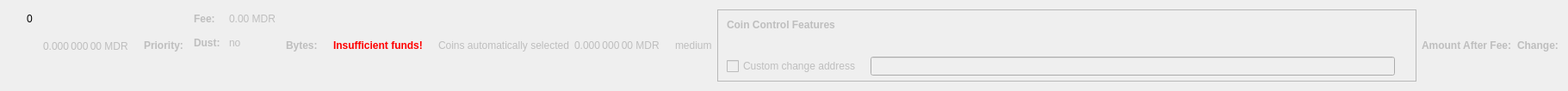
    <widget class="QWidget" name="dummyHideWidget" native="true">
     <property name="maximumSize">
      <size>
       <width>100</width>
       <height>22</height>
      </size>
     </property>
     <layout class="QHBoxLayout" name="dummyHideLayout">
      <item>
       <layout class="QFormLayout" name="formLayoutCoinControl1">
        <property name="horizontalSpacing">
         <number>10</number>
        </property>
        <property name="verticalSpacing">
         <number>14</number>
        </property>
        <property name="leftMargin">
         <number>10</number>
        </property>
        <property name="topMargin">
         <number>4</number>
        </property>
        <property name="rightMargin">
         <number>6</number>
        </property>
        <item row="0" column="1">
         <widget class="QLabel" name="labelCoinControlBytes">
          <property name="cursor">
           <cursorShape>IBeamCursor</cursorShape>
          </property>
          <property name="contextMenuPolicy">
           <enum>Qt::ActionsContextMenu</enum>
          </property>
          <property name="text">
           <string notr="true">0</string>
          </property>
          <property name="textInteractionFlags">
           <set>Qt::LinksAccessibleByMouse|Qt::TextSelectableByKeyboard|Qt::TextSelectableByMouse</set>
          </property>
         </widget>
        </item>
       </layout>
      </item>
      <item>
       <widget class="QLabel" name="labelCoinControlAfterFee">
        <property name="enabled">
         <bool>false</bool>
        </property>
        <property name="sizePolicy">
         <sizepolicy hsizetype="Fixed" vsizetype="Fixed">
          <horstretch>0</horstretch>
          <verstretch>0</verstretch>
         </sizepolicy>
        </property>
        <property name="minimumSize">
         <size>
          <width>111</width>
          <height>12</height>
         </size>
        </property>
        <property name="maximumSize">
         <size>
          <width>111</width>
          <height>12</height>
         </size>
        </property>
        <property name="cursor">
         <cursorShape>IBeamCursor</cursorShape>
        </property>
        <property name="contextMenuPolicy">
         <enum>Qt::ActionsContextMenu</enum>
        </property>
        <property name="text">
         <string notr="true">0.000 000 00 MDR</string>
        </property>
        <property name="textInteractionFlags">
         <set>Qt::LinksAccessibleByMouse|Qt::TextSelectableByKeyboard|Qt::TextSelectableByMouse</set>
        </property>
       </widget>
      </item>
      <item>
       <widget class="QLabel" name="labelCoinControlPriorityText">
        <property name="enabled">
         <bool>false</bool>
        </property>
        <property name="font">
         <font>
          <weight>75</weight>
          <bold>true</bold>
         </font>
        </property>
        <property name="text">
         <string>Priority:</string>
        </property>
       </widget>
      </item>
      <item>
       <layout class="QHBoxLayout" name="horizontalLayout"/>
      </item>
      <item>
       <layout class="QFormLayout" name="formLayoutCoinControl3">
        <property name="horizontalSpacing">
         <number>10</number>
        </property>
        <property name="verticalSpacing">
         <number>14</number>
        </property>
        <property name="leftMargin">
         <number>6</number>
        </property>
        <property name="topMargin">
         <number>4</number>
        </property>
        <property name="rightMargin">
         <number>6</number>
        </property>
        <item row="0" column="0">
         <widget class="QLabel" name="labelCoinControlFeeText">
          <property name="enabled">
           <bool>false</bool>
          </property>
          <property name="font">
           <font>
            <weight>75</weight>
            <bold>true</bold>
           </font>
          </property>
          <property name="text">
           <string>Fee:</string>
          </property>
          <property name="margin">
           <number>0</number>
          </property>
         </widget>
        </item>
        <item row="0" column="1">
         <widget class="QLabel" name="labelCoinControlFee">
          <property name="enabled">
           <bool>false</bool>
          </property>
          <property name="cursor">
           <cursorShape>IBeamCursor</cursorShape>
          </property>
          <property name="contextMenuPolicy">
           <enum>Qt::ActionsContextMenu</enum>
          </property>
          <property name="text">
           <string notr="true">0.00 MDR</string>
          </property>
          <property name="textInteractionFlags">
           <set>Qt::LinksAccessibleByMouse|Qt::TextSelectableByKeyboard|Qt::TextSelectableByMouse</set>
          </property>
         </widget>
        </item>
        <item row="1" column="0">
         <widget class="QLabel" name="labelCoinControlLowOutputText">
          <property name="enabled">
           <bool>false</bool>
          </property>
          <property name="font">
           <font>
            <weight>75</weight>
            <bold>true</bold>
           </font>
          </property>
          <property name="text">
           <string>Dust:</string>
          </property>
         </widget>
        </item>
        <item row="1" column="1">
         <widget class="QLabel" name="labelCoinControlLowOutput">
          <property name="enabled">
           <bool>false</bool>
          </property>
          <property name="cursor">
           <cursorShape>IBeamCursor</cursorShape>
          </property>
          <property name="contextMenuPolicy">
           <enum>Qt::ActionsContextMenu</enum>
          </property>
          <property name="text">
           <string>no</string>
          </property>
          <property name="textInteractionFlags">
           <set>Qt::LinksAccessibleByMouse|Qt::TextSelectableByKeyboard|Qt::TextSelectableByMouse</set>
          </property>
         </widget>
        </item>
       </layout>
      </item>
      <item>
       <widget class="QLabel" name="labelCoinControlBytesText">
        <property name="enabled">
         <bool>false</bool>
        </property>
        <property name="font">
         <font>
          <weight>75</weight>
          <bold>true</bold>
         </font>
        </property>
        <property name="text">
         <string>Bytes:</string>
        </property>
       </widget>
      </item>
      <item>
       <layout class="QFormLayout" name="formLayoutCoinControl2">
        <property name="horizontalSpacing">
         <number>10</number>
        </property>
        <property name="verticalSpacing">
         <number>14</number>
        </property>
        <property name="leftMargin">
         <number>6</number>
        </property>
        <property name="topMargin">
         <number>4</number>
        </property>
        <property name="rightMargin">
         <number>6</number>
        </property>
       </layout>
      </item>
      <item>
       <layout class="QHBoxLayout" name="horizontalLayoutCoinControl2">
        <property name="spacing">
         <number>8</number>
        </property>
        <property name="bottomMargin">
         <number>10</number>
        </property>
       </layout>
      </item>
      <item>
       <widget class="QLabel" name="labelCoinControlInsuffFunds">
        <property name="enabled">
         <bool>false</bool>
        </property>
        <property name="minimumSize">
         <size>
          <width>0</width>
          <height>0</height>
         </size>
        </property>
        <property name="font">
         <font>
          <weight>75</weight>
          <bold>true</bold>
         </font>
        </property>
        <property name="styleSheet">
         <string notr="true">color:red;font-weight:bold;</string>
        </property>
        <property name="text">
         <string>Insufficient funds!</string>
        </property>
        <property name="margin">
         <number>5</number>
        </property>
       </widget>
      </item>
      <item>
       <layout class="QFormLayout" name="formLayoutCoinControl4">
        <property name="horizontalSpacing">
         <number>10</number>
        </property>
        <property name="verticalSpacing">
         <number>14</number>
        </property>
        <property name="leftMargin">
         <number>6</number>
        </property>
        <property name="topMargin">
         <number>4</number>
        </property>
        <property name="rightMargin">
         <number>6</number>
        </property>
       </layout>
      </item>
      <item>
       <widget class="QLabel" name="labelCoinControlAutomaticallySelected">
        <property name="enabled">
         <bool>false</bool>
        </property>
        <property name="sizePolicy">
         <sizepolicy hsizetype="Fixed" vsizetype="Fixed">
          <horstretch>0</horstretch>
          <verstretch>0</verstretch>
         </sizepolicy>
        </property>
        <property name="minimumSize">
         <size>
          <width>0</width>
          <height>0</height>
         </size>
        </property>
        <property name="maximumSize">
         <size>
          <width>240</width>
          <height>16777215</height>
         </size>
        </property>
        <property name="text">
         <string>Coins automatically selected</string>
        </property>
        <property name="margin">
         <number>5</number>
        </property>
       </widget>
      </item>
      <item>
       <widget class="QLabel" name="labelCoinControlChange">
        <property name="enabled">
         <bool>false</bool>
        </property>
        <property name="sizePolicy">
         <sizepolicy hsizetype="Fixed" vsizetype="Fixed">
          <horstretch>0</horstretch>
          <verstretch>0</verstretch>
         </sizepolicy>
        </property>
        <property name="minimumSize">
         <size>
          <width>111</width>
          <height>0</height>
         </size>
        </property>
        <property name="maximumSize">
         <size>
          <width>111</width>
          <height>16777215</height>
         </size>
        </property>
        <property name="cursor">
         <cursorShape>IBeamCursor</cursorShape>
        </property>
        <property name="contextMenuPolicy">
         <enum>Qt::ActionsContextMenu</enum>
        </property>
        <property name="text">
         <string notr="true">0.000 000 00 MDR</string>
        </property>
        <property name="textInteractionFlags">
         <set>Qt::LinksAccessibleByMouse|Qt::TextSelectableByKeyboard|Qt::TextSelectableByMouse</set>
        </property>
       </widget>
      </item>
      <item>
       <widget class="QLabel" name="labelCoinControlPriority">
        <property name="enabled">
         <bool>false</bool>
        </property>
        <property name="cursor">
         <cursorShape>IBeamCursor</cursorShape>
        </property>
        <property name="contextMenuPolicy">
         <enum>Qt::ActionsContextMenu</enum>
        </property>
        <property name="text">
         <string>medium</string>
        </property>
        <property name="textInteractionFlags">
         <set>Qt::LinksAccessibleByMouse|Qt::TextSelectableByKeyboard|Qt::TextSelectableByMouse</set>
        </property>
       </widget>
      </item>
      <item>
       <widget class="QFrame" name="frameCoinControl">
        <property name="sizePolicy">
         <sizepolicy hsizetype="Expanding" vsizetype="Expanding">
          <horstretch>0</horstretch>
          <verstretch>0</verstretch>
         </sizepolicy>
        </property>
        <property name="maximumSize">
         <size>
          <width>16777215</width>
          <height>16777215</height>
         </size>
        </property>
        <property name="frameShape">
         <enum>QFrame::StyledPanel</enum>
        </property>
        <property name="frameShadow">
         <enum>QFrame::Sunken</enum>
        </property>
        <layout class="QVBoxLayout" name="verticalLayoutCoinControl2_2">
         <property name="spacing">
          <number>0</number>
         </property>
         <property name="leftMargin">
          <number>0</number>
         </property>
         <property name="topMargin">
          <number>0</number>
         </property>
         <property name="rightMargin">
          <number>0</number>
         </property>
         <property name="bottomMargin">
          <number>6</number>
         </property>
         <item>
          <layout class="QVBoxLayout" name="verticalLayoutCoinControl" stretch="0,0,0,1">
           <property name="spacing">
            <number>0</number>
           </property>
           <property name="leftMargin">
            <number>10</number>
           </property>
           <property name="topMargin">
            <number>10</number>
           </property>
           <item>
            <layout class="QHBoxLayout" name="horizontalLayoutCoinControl1">
             <property name="bottomMargin">
              <number>15</number>
             </property>
             <item>
              <widget class="QLabel" name="labelCoinControlFeatures">
               <property name="enabled">
                <bool>false</bool>
               </property>
               <property name="sizePolicy">
                <sizepolicy hsizetype="Preferred" vsizetype="Maximum">
                 <horstretch>0</horstretch>
                 <verstretch>0</verstretch>
                </sizepolicy>
               </property>
               <property name="font">
                <font>
                 <weight>75</weight>
                 <bold>true</bold>
                </font>
               </property>
               <property name="styleSheet">
                <string notr="true">font-weight:bold;</string>
               </property>
               <property name="text">
                <string>Coin Control Features</string>
               </property>
              </widget>
             </item>
            </layout>
           </item>
           <item>
            <widget class="QWidget" name="widgetCoinControl" native="true">
             <property name="sizePolicy">
              <sizepolicy hsizetype="Preferred" vsizetype="Preferred">
               <horstretch>0</horstretch>
               <verstretch>0</verstretch>
              </sizepolicy>
             </property>
             <property name="minimumSize">
              <size>
               <width>0</width>
               <height>0</height>
              </size>
             </property>
             <property name="styleSheet">
              <string notr="true"/>
             </property>
             <layout class="QHBoxLayout" name="horizontalLayoutCoinControl5_2">
              <property name="leftMargin">
               <number>0</number>
              </property>
              <property name="topMargin">
               <number>0</number>
              </property>
              <property name="rightMargin">
               <number>0</number>
              </property>
              <property name="bottomMargin">
               <number>0</number>
              </property>
              <item>
               <layout class="QHBoxLayout" name="horizontalLayoutCoinControl3">
                <property name="spacing">
                 <number>20</number>
                </property>
                <property name="topMargin">
                 <number>0</number>
                </property>
                <property name="bottomMargin">
                 <number>10</number>
                </property>
               </layout>
              </item>
             </layout>
            </widget>
           </item>
           <item>
            <layout class="QHBoxLayout" name="horizontalLayoutCoinControl4" stretch="0,0,0">
             <property name="spacing">
              <number>12</number>
             </property>
             <property name="sizeConstraint">
              <enum>QLayout::SetDefaultConstraint</enum>
             </property>
             <property name="topMargin">
              <number>5</number>
             </property>
             <property name="rightMargin">
              <number>5</number>
             </property>
             <item>
              <widget class="QCheckBox" name="checkBoxCoinControlChange">
               <property name="enabled">
                <bool>false</bool>
               </property>
               <property name="toolTip">
                <string>If this is activated, but the change address is empty or invalid, change will be sent to a newly generated address.</string>
               </property>
               <property name="text">
                <string>Custom change address</string>
               </property>
              </widget>
             </item>
             <item>
              <widget class="QValidatedLineEdit" name="lineEditCoinControlChange">
               <property name="enabled">
                <bool>false</bool>
               </property>
               <property name="sizePolicy">
                <sizepolicy hsizetype="Expanding" vsizetype="Fixed">
                 <horstretch>0</horstretch>
                 <verstretch>0</verstretch>
                </sizepolicy>
               </property>
              </widget>
             </item>
             <item>
              <widget class="QLabel" name="labelCoinControlChangeLabel_2">
               <property name="sizePolicy">
                <sizepolicy hsizetype="Preferred" vsizetype="Expanding">
                 <horstretch>0</horstretch>
                 <verstretch>0</verstretch>
                </sizepolicy>
               </property>
               <property name="minimumSize">
                <size>
                 <width>0</width>
                 <height>0</height>
                </size>
               </property>
               <property name="text">
                <string/>
               </property>
               <property name="margin">
                <number>3</number>
               </property>
              </widget>
             </item>
            </layout>
           </item>
           <item>
            <spacer name="verticalSpacerCoinControl">
             <property name="orientation">
              <enum>Qt::Vertical</enum>
             </property>
             <property name="sizeHint" stdset="0">
              <size>
               <width>800</width>
               <height>1</height>
              </size>
             </property>
            </spacer>
           </item>
          </layout>
         </item>
        </layout>
       </widget>
      </item>
      <item>
       <widget class="QLabel" name="labelCoinControlAfterFeeText">
        <property name="enabled">
         <bool>false</bool>
        </property>
        <property name="minimumSize">
         <size>
          <width>0</width>
          <height>0</height>
         </size>
        </property>
        <property name="maximumSize">
         <size>
          <width>16777215</width>
          <height>16777215</height>
         </size>
        </property>
        <property name="font">
         <font>
          <weight>75</weight>
          <bold>true</bold>
         </font>
        </property>
        <property name="text">
         <string>Amount After Fee:</string>
        </property>
        <property name="alignment">
         <set>Qt::AlignLeading|Qt::AlignLeft|Qt::AlignVCenter</set>
        </property>
        <property name="margin">
         <number>0</number>
        </property>
       </widget>
      </item>
      <item>
       <widget class="QLabel" name="labelCoinControlChangeText">
        <property name="enabled">
         <bool>false</bool>
        </property>
        <property name="sizePolicy">
         <sizepolicy hsizetype="Preferred" vsizetype="Preferred">
          <horstretch>0</horstretch>
          <verstretch>0</verstretch>
         </sizepolicy>
        </property>
        <property name="minimumSize">
         <size>
          <width>0</width>
          <height>0</height>
         </size>
        </property>
        <property name="maximumSize">
         <size>
          <width>16777215</width>
          <height>16777215</height>
         </size>
        </property>
        <property name="font">
         <font>
          <weight>75</weight>
          <bold>true</bold>
         </font>
        </property>
        <property name="text">
         <string>Change:</string>
        </property>
        <property name="alignment">
         <set>Qt::AlignLeading|Qt::AlignLeft|Qt::AlignVCenter</set>
        </property>
       </widget>
      </item>
     </layout>
    </widget>
